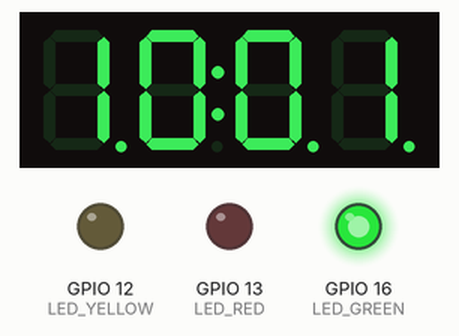
This sketch was run on a simulated ESP8266 (NodeMCU). Shown: 4-digit seven-segment display, output pins drawn as LEDs (lit = HIGH). WiFi joins after 1.5 s; servers stay silent unless stated; network time is answered at once with the bench clock; the local clock reads 2024-03-15 10:24:30 at power-on unless the sketch sets it.

Above: at 60.1 s.
At 90.1 s:
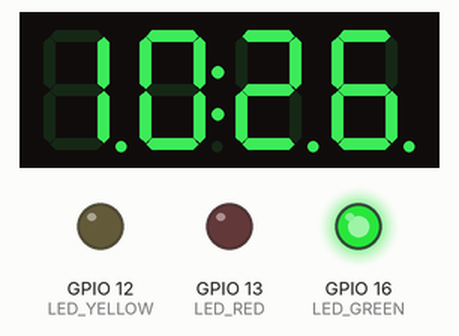
Timing chart, 0 to 91.6 s (numbered marks = the images above):
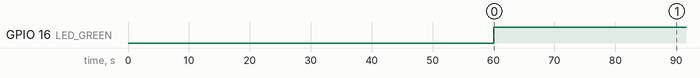

Measured:
- by itself, GPIO 16 (LED_GREEN): LOW → HIGH at 60.0 s
- what the display in image 0 shows lasts 29.9 s, from 60.1 s to 90.0 s

The sketch:

ntpclock.ino
```cpp
#include <TM1637Display.h> // https://github.com/avishorp/TM1637
#include <NTPClient.h>     // https://github.com/arduino-libraries/NTPClient
#include <ESP8266WiFi.h>
#include <WiFiUdp.h>

#define LED_RED 13
#define LED_YELLOW 12
#define LED_GREEN 16

// Set up the character arrays for the Wifi ssid and password
const char *ssid     = "Leg";
const char *password = "Leg34Love";

int currentminute = 0;
int prevminute = 0;

// Set the UTC Time offset in seconds
// const long utcOffsetInSeconds = -21600;
const long utcOffsetInSeconds = 7200;

// Define NTP Client to get the time
WiFiUDP ntpUDP;

// Set up the Network Time Protocol Client, update with fresh time every 10 minutes
NTPClient timeClient(ntpUDP, "85.21.78.23", utcOffsetInSeconds, 600000);

// Module connection pins (Digital Pins)
#define CLK 15
#define DIO 14

// Set up the TM1637 Display
TM1637Display display(CLK, DIO);

void setup() {
    pinMode(LED_RED, OUTPUT);
  pinMode(LED_GREEN, OUTPUT);
  pinMode(LED_YELLOW, OUTPUT);
    // Set the brightness of the display ( 0xff is brightest )
    display.setBrightness(0x01);

    // Connect to the wifi point
    WiFi.begin(ssid, password);

    // Wait for the wifi to be connected
    while ( WiFi.status() != WL_CONNECTED ) {
        delay(500);
    }

    // Start the time client
    timeClient.begin();

}

void loop() {
  display.setBrightness(0x01);
  currentminute= timeClient.getMinutes();
  if ( currentminute > prevminute )
  {

    // Update the time client to get the current time
    timeClient.update();
    if ( currentminute == 59 )
    {
      prevminute=-1;
    }
    else
    {
      prevminute=timeClient.getMinutes();
    }


    // Display the hours

   if ( 7 <= timeClient.getHours() && timeClient.getHours() < 19)
   {
      digitalWrite(LED_RED, LOW);
  digitalWrite(LED_YELLOW, LOW);
   digitalWrite(LED_GREEN, HIGH);
   }
   else if ( 6 <= timeClient.getHours() && timeClient.getHours() < 20)
   {
      digitalWrite(LED_RED, LOW);
  digitalWrite(LED_YELLOW, HIGH);
   digitalWrite(LED_GREEN, LOW);
    }

   else
   {
          digitalWrite(LED_RED, HIGH);
  digitalWrite(LED_YELLOW, LOW);
   digitalWrite(LED_GREEN, LOW);
    }
    // Display the minutes
   display.showNumberDecEx(timeClient.getHours(), 0b11100000, true, 2, 0);
   display.showNumberDecEx(currentminute, 0b11100000, true, 2, 2);

}
}
```
